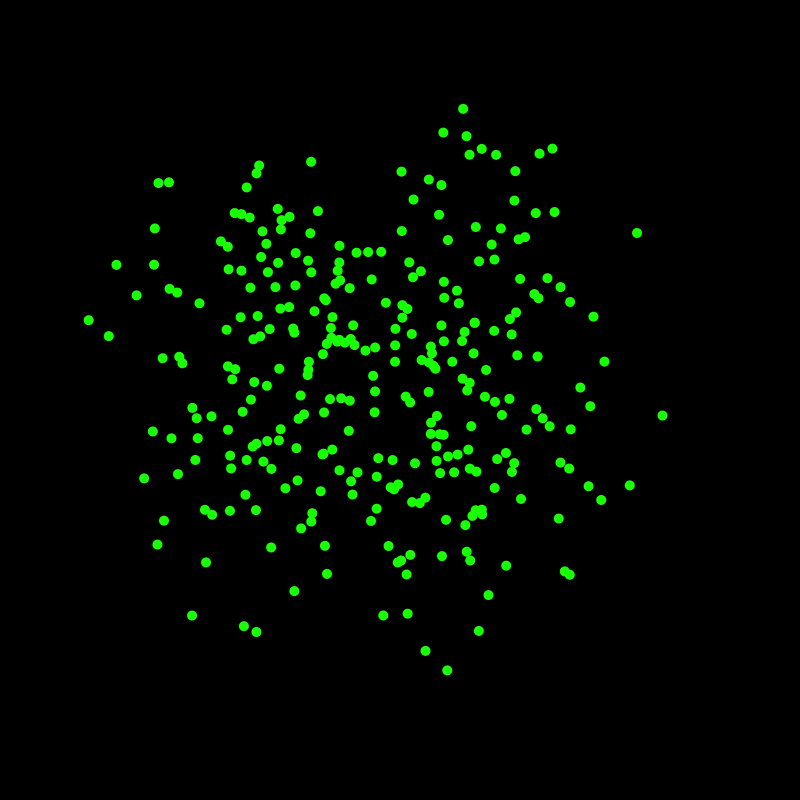
Frame 1 (no input)
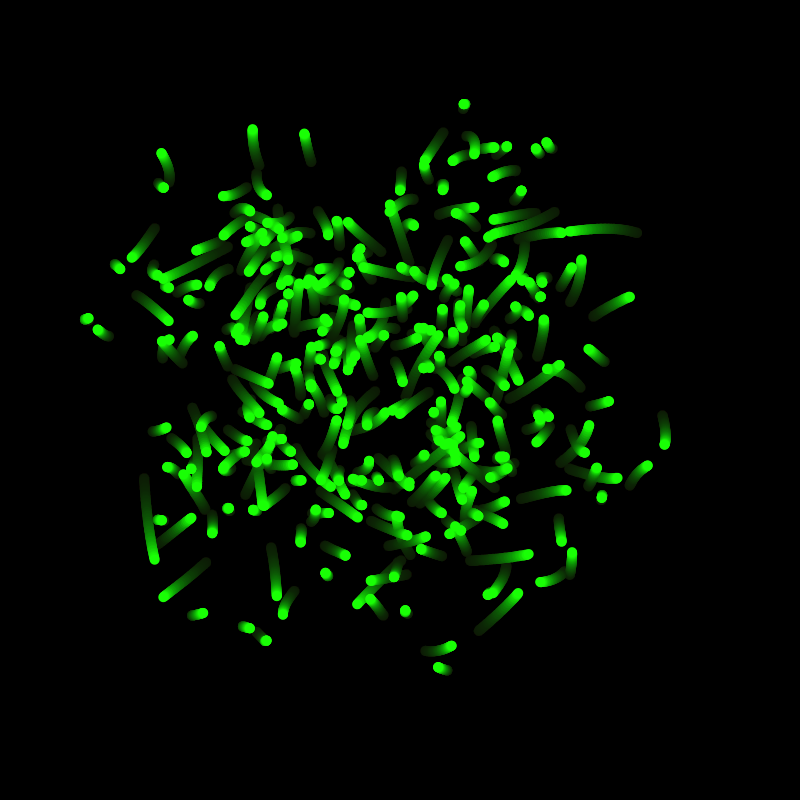
Frame 60 (the mouse pressed at the canvas centre just before this capture)
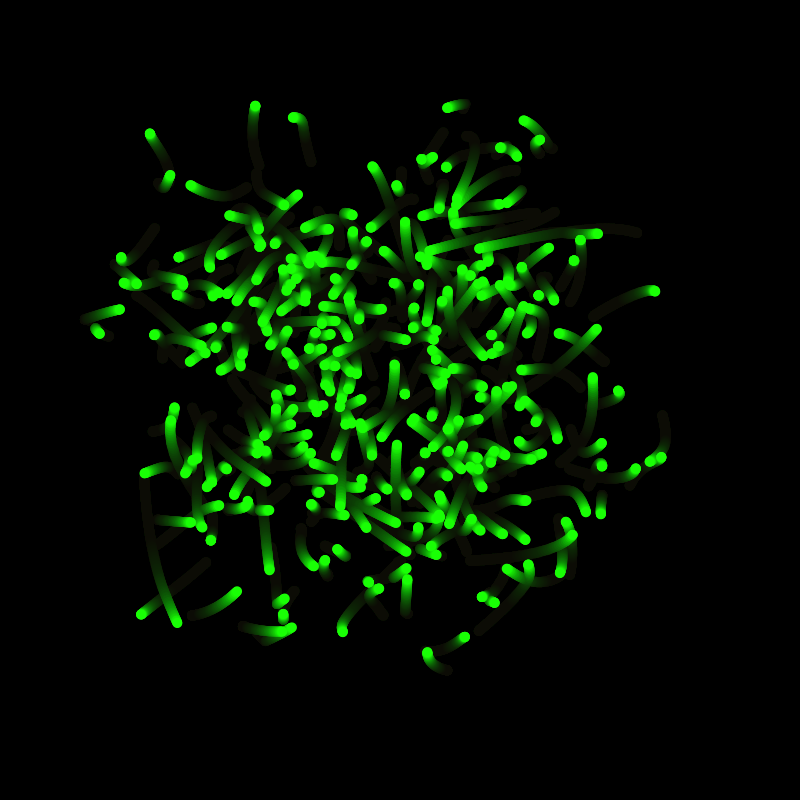
Frame 120 (the mouse held since frame 60 and released just before this capture)

The Processing sketch that drew these frames (run headless with seeded random() and noise(); from frame 60 on, the mouse is pressed at the canvas centre):

// Processing sketch: MagicalWorms
// ── MagicalWorms.pde
void setup() {
  size(800, 800);
  background(0,0,0);
}
void draw() {
  int num=(int)random(780);
  int num2 = (int)random(780);
  int x = num2;
  int y =num;
  makeMagical();
  for (int i=0; i<300; i++) {
    fill(25,255,5);
    ellipse(getWormX(i),getWormY(i),10,10);
  
    
    
    
  
}
}
float frequency = .001;
float noiseInterval = PI;

void makeMagical() {
     fill( 0, 0, 0, 10 );
     rect(0, 0, width, height);
     noStroke();
}

float getWormX(int i) {
     return map(noise(i*noiseInterval + frameCount * frequency), 0, 1, 0, width);
}

float getWormY(int i) {
     return map(noise(i*noiseInterval+1 + frameCount * frequency), 0, 1, 0, height);
}
